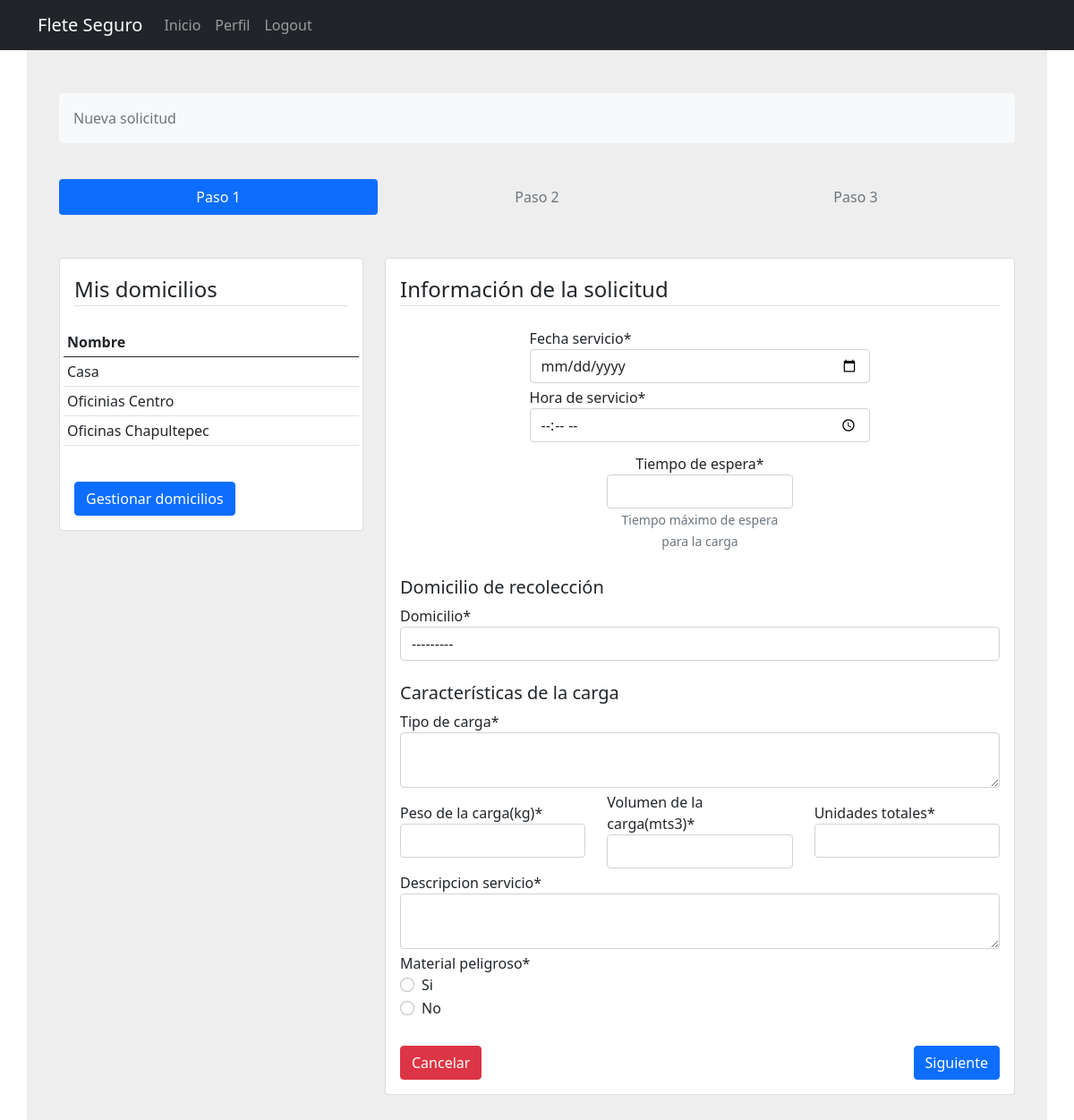
The page /fletes/solicitud/agregar/ (signed in) on the database as committed earlier.
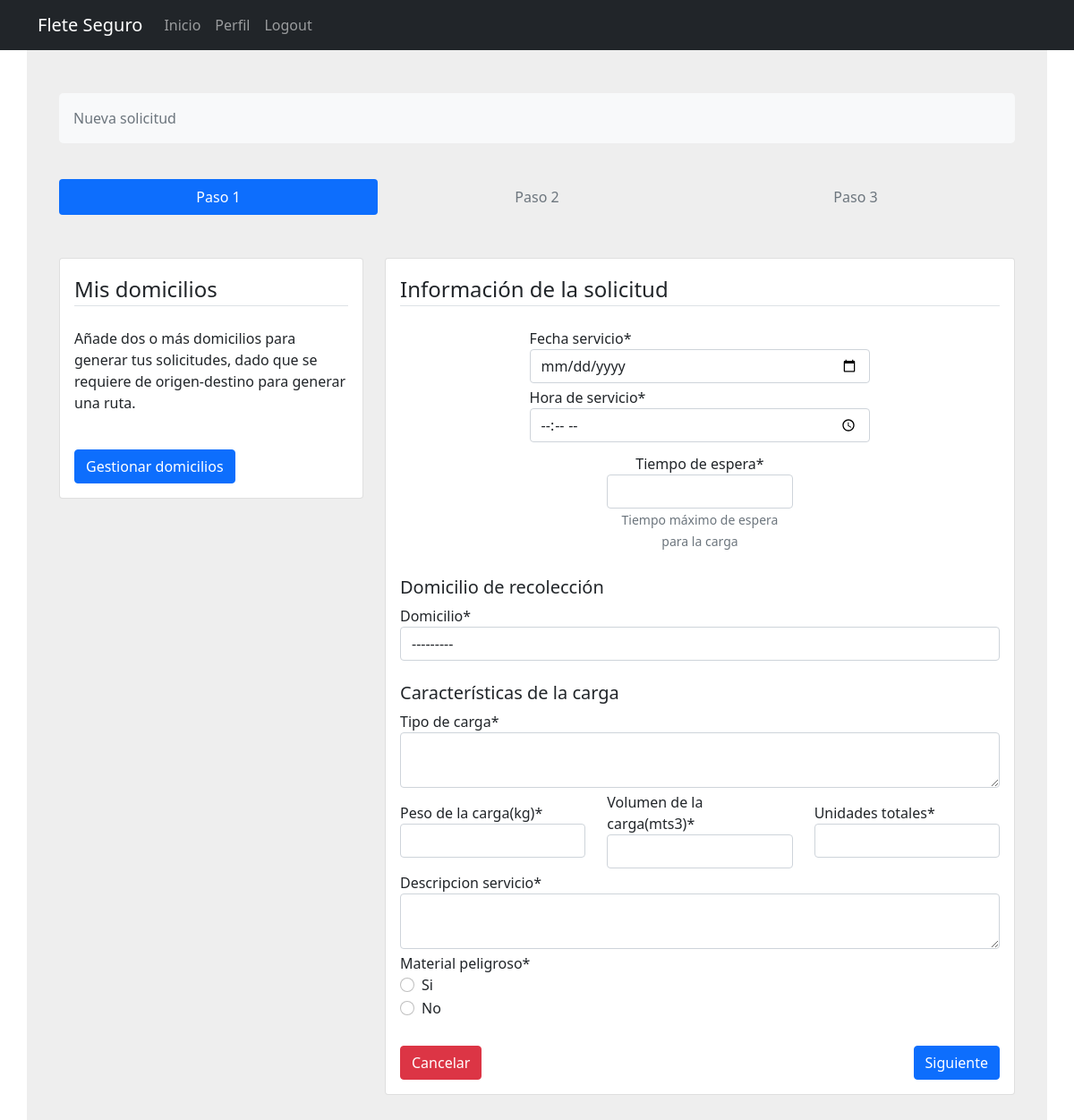
The same page on the database as committed later.
### fletes/models.py (models this page shows, shortened)
class Domicilios(models.Model):
    cliente_id = models.ForeignKey(Cliente, on_delete=models.CASCADE)
    creado = models.DateTimeField(editable=False)
    modificado = models.DateTimeField()
    nombre = models.CharField(verbose_name="Nombre para identificar domicilio", max_length=100)
    calle = models.CharField(verbose_name="Calle", max_length=100)
    num_ext = models.CharField(verbose_name="Numero exterior", max_length=100)
    num_int = models.CharField(verbose_name="Numero interior", max_length=100, default="", blank=True)
    colonia = models.CharField(verbose_name="Colonia", max_length=100)
    municipio = models.CharField(verbose_name="Municipio o alcadía", max_length=100)
    cp = models.CharField(verbose_name="Código postal",max_length=100,)
    estado = models.CharField(verbose_name="Estado", choices=ESTADOS, max_length=40)
    referencias = models.TextField(verbose_name="Refrencias del domicilio")
    slug = models.SlugField(null=True, blank=True)
    def __str__(self):
        return f'{self.nombre}'

### fletes/views.py (the view, shortened to what this page needs)
# urls.py: path('solicitud/agregar/', SolicitudesAgregar.as_view(), name='agregar-solicitud'),
class SolicitudesAgregar(UserPassesTestMixin, CreateView):
    model = Solicitud
    form_class = SolicitudForm
    template_name = 'fletes/agregarSolicitud.html'
    def test_func(self):
        if self.request.user.is_cliente:
            if self.request.user.has_datosfiscales and self.request.user.cliente.has_info:
                return True
            else:
                return False
        else:
            return False
    def get_context_data(self, *args, **kwargs):
        context = super().get_context_data(*args, **kwargs)
        id = self.request.user.id
        domicilios = Domicilios.objects.filter(cliente_id=id)
        if domicilios:
            context['lenDom'] = len(domicilios)
        else:
            context['lenDom'] = 0
        context['domicilios'] = domicilios
        return context
    def get_form(self, form_class=None):
        form = super().get_form(form_class=self.form_class)
        form.fields['domicilio_id'].queryset = Domicilios.objects.filter(cliente_id=self.request.user.id)
        return form

### fletes/forms.py
class SolicitudForm(forms.ModelForm):
    descripcion_servicio = forms.CharField(widget=forms.Textarea(attrs={"rows":2, "cols":20}))
    caracteristicas_carga = forms.CharField(widget=forms.Textarea(attrs={"rows":2, "cols":20}), label="Tipo de carga",)
    tiempo_carga = forms.IntegerField(
        label="Tiempo de espera",
        help_text='Tiempo máximo de espera para la carga',
    )
    material_peligroso = forms.ChoiceField(choices=((True, 'Si'), (False, 'No')),
                               widget=forms.RadioSelect)
    unidades_totales = forms.IntegerField(
        label="Unidades totales",
    )
    fecha_servicio = forms.DateField(
        widget=forms.DateInput(format = '%Y-%m-%d',attrs={'type': 'date'}),
    )
    class Meta:
        model = Solicitud
        exclude = ('cliente_id','modificado','estado_solicitud','motivo_cancelacion','activo','slug')
        widgets = {
            'hora': TimeInput(),
        }
    field_order = ['fecha_servicio','hora','tiempo_carga']

### usuarios/models.py (called while the page is built)
    @property
    def is_cliente(self):
        return self.es_cliente == True

### fletes/templates/fletes/agregarSolicitud.html (shortened to what the changed rows need)
{% extends 'base.html' %}
{% load crispy_forms_tags %}
{% block content %}
    <section style="background-color: #eee;">
        <div class="container py-5 mt-4r">
            <div class="row">
                <div class="col-12 justify-content-center">
                    <div class="row">
                        <div class="col-lg-4 col-md-12 justify-content-center">
                            <div class="card mb-4">
                                <div class="card-body">
                                    <div class="row">
                                        <fieldset class="form-group">
                                            <legend class="border-bottom mb-4">Mis domicilios</legend>
                                        </fieldset>
                                        {% if domicilios %}
                                        <table class="table table-sm">
                                            <thead>
                                            <tr>
                                                <th scope="col">Nombre</th>
                                            </tr>
                                            </thead>
                                            <tbody>
                                                {% for domicilio in domicilios %}
                                                <tr>
                                                    <td>{{ domicilio.nombre }}</td>
                                                </tr>
                                                {% endfor %}
                                            </tbody>
                                        </table>
                                        {% else %}
                                            {% if lenDom <= 1 %}
                                                <p>Añade dos o más domicilios para generar tus solicitudes, dado que se requiere de origen-destino para generar una ruta.</p>
                                            {% endif %}
                                        {% endif %}
                                        <a href="{% url 'fletes:domicilios' %}"><button type="button" class="btn btn-primary mt-4"> Gestionar domicilios </button></a>
                                    </div>
                                </div>
                            </div>
                        </div>
                    </div>
                </div>
            </div>
        </div>
    </section>
{% endblock content %}

Rows that differ between the two databases and show on the page:
removed Domicilios: nombre "Casa"
removed Domicilios: nombre "Oficinias Centro"
removed Domicilios: nombre "Oficinas Chapultepec"
Other text that changed with them:
text no longer shown: "Nombre"
text now shown: "Añade dos o más domicilios para generar tus solicitudes, dado que se requiere de origen-destino para generar una ruta."
